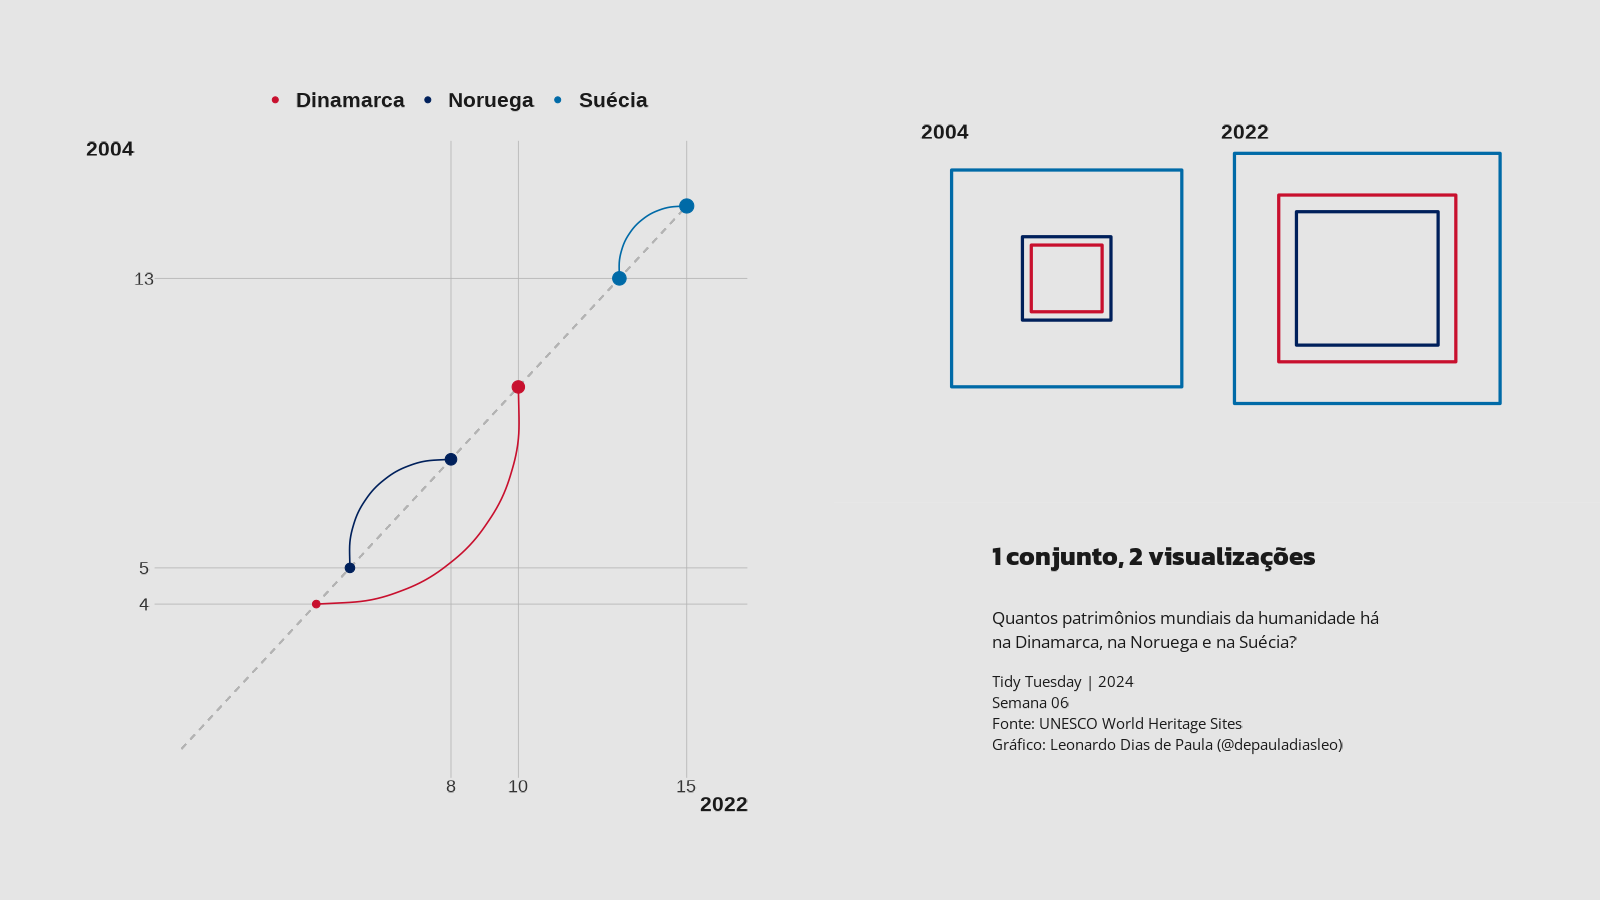

This chart was generated by the following R code:
# Título: TidyTuesday | 2024 | Week 06 | World Heritage
# Script por: @depauladiasleo
# Última atualização: fevereiro de 2024


# Descrição:


# Preparação -------------------------------------------------------------------



## Bibliotecas -----------------------------------------------------------------


library(tidytuesdayR)
library(tidyverse)
library(patchwork)
library(showtext)


# Importação de dados ----------------------------------------------------------


tuesdata <- tidytuesdayR::tt_load(2024, 6)

df <- tuesdata$heritage


# Faxina de dados --------------------------------------------------------------


df_tidy <- 
  df |> 
  pivot_longer(cols = 2:3, names_to = "year", values_to = "n") |> 
  mutate(país = case_match(country,
                           "Denmark" ~ "Dinamarca",
                           "Norway" ~ "Noruega",
                           "Sweden" ~ "Suécia"))


# Visualização -----------------------------------------------------------------


## Texto -----------------------------------------------------------------------



## Paleta de cores -------------------------------------------------------------


col_den <- "#C8102E"

col_nor <- "#00205B"

col_swe <- "#006AA7"


title_col <- "gray10"

text_col <- "gray20"

line_col <- "gray70"


## Fontes ----------------------------------------------------------------------


kanit <- "kanit"
font_add_google(kanit)


open_sans <- "open sans"
font_add_google(open_sans)

theme_set(theme_void(base_family = open_sans))


showtext_opts(dpi = 110)
showtext_auto()


## Gráfico ---------------------------------------------------------------------


## Gráfico 1 -------------------------------------------------------------------


gráfico1 <- 
df_tidy |> 
  ggplot() +
  geom_tile(aes(x = 8, y = 8, 
                color = país, 
                height = n, width = n),
            fill = NA, 
            linewidth = 1) +
  scale_color_manual(values = c(col_den, col_nor, col_swe)) +
  theme_void() +
  theme(plot.background = element_rect(color = "gray90",
                                       fill = "gray90"),
        plot.margin = margin(2, 2, 2, 2, "cm"),
        strip.text = element_text(size = 14,
                                  color = title_col,
                                  face = "bold",
                                  hjust = 0),
        legend.position = "none",
        ) +
  facet_wrap("year")


## Gráfico 2 -------------------------------------------------------------------


gráfico2 <- 
df_tidy |> 
  ggplot() +
  annotate("curve", x = 4, y = 4,
           xend = 10, yend = 10, color = col_den) +
  annotate("curve", x = 5, y = 5,
           xend = 8, yend = 8, color = col_nor, curvature = -0.5) +
  annotate("curve", x = 13, y = 13,
           xend = 15, yend = 15, color = col_swe, curvature = -0.5) +
  geom_segment(aes(x = 0, y = 0,
                   xend = 15, yend = 15),
               linetype = 2,
               color = line_col) +
  geom_point(aes(x = n, y = n, size = 10*n, 
                color = país)) +
  scale_size_continuous(range = c(2, 4), guide = "none") +
  scale_x_continuous(name = "2022",
                     limits = c(0, 16), 
                     breaks = c(8, 10, 15)) +
  scale_y_continuous(name = "2004",
                     limits = c(0, 16), 
                     breaks = c(4, 5, 13)) +
  scale_color_manual(values = c(col_den, col_nor, col_swe)) +
  theme_void() +
  theme(plot.background = element_rect(color = "gray90",
                                       fill = "gray90"),
        plot.margin = margin(2, 2, 2, 2, "cm"),
        panel.grid.major = element_line(color = line_col,
                                        linewidth = 0.25),
        axis.title.x = element_text(size = 14,
                                    color = title_col,
                                    face = "bold",
                                    hjust = 1),
        axis.title.y = element_text(size = 14,
                                    color = title_col,
                                    face = "bold",
                                    vjust = 1),
        axis.text = element_text(size = 12,
                                 # face = "bold",
                                 color = text_col,
                                 hjust = 0.5,
                                 vjust = 0.5),
        legend.position = "top",
        legend.title = element_blank(),
        legend.text = element_text(size = 14,
                                   color = title_col,
                                   face = "bold"))



gráfico3 <- 
ggplot() +
  geom_text(aes(0, 0, 
                label = "1 conjunto, 2 visualizações"), 
            family = kanit,
            size = 6, 
            fontface = "bold",
            hjust = 0,
            color = title_col) +
  geom_text(aes(0, -3.5, 
                label = "Quantos patrimônios mundiais da humanidade há\nna Dinamarca, na Noruega e na Suécia?"),
            family = open_sans,
            lineheight = 1.15,
            size = 4, 
            color = title_col,
            hjust = 0) +
  geom_text(aes(0, -7.5, 
                label = "Tidy Tuesday | 2024\nSemana 06\nFonte: UNESCO World Heritage Sites\nGráfico: Leonardo Dias de Paula (@depauladiasleo)"), 
            family = open_sans, 
            lineheight = 1.15,
            size = 3.5, 
            hjust = 0,
            color = title_col) +
  scale_x_continuous(limits = c(-1, 11)) +
  scale_y_continuous(limits = c(-10, 2)) +
  theme_void() +
  theme(
    plot.background = element_rect(fill = "gray90", color = NA)
  )


## Patchwork -------------------------------------------------------------------


gráfico2 + (gráfico1 / gráfico3)


# Exportação -------------------------------------------------------------------


ggview::ggview(width = 1600,
               height = 900,
               units = "px",
               dpi = 110)


ggsave("Week_06_World_heritage.png",
       width = 1600,
       height = 900,
       units = "px",
       dpi = 110)
